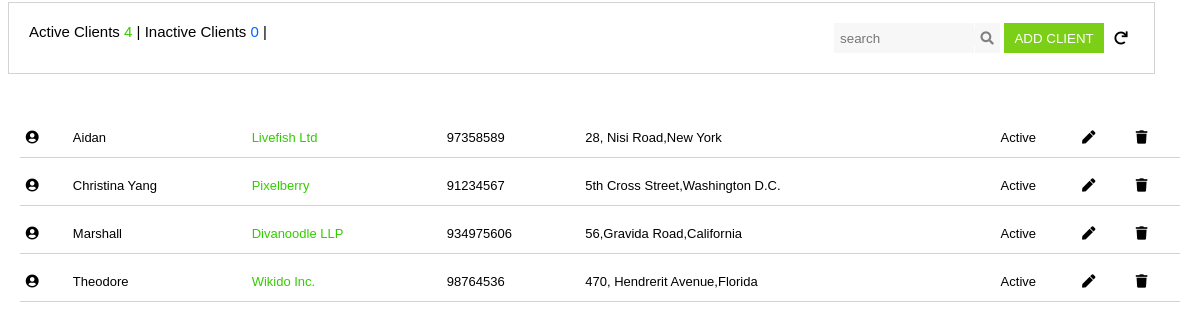
Page /clientshow.php on the committed database.
### tables this page shows
CREATE TABLE `client_information` (
  `client_name` varchar(50) NOT NULL,
  `org_name` varchar(50) NOT NULL,
  `telephone` varchar(11) NOT NULL,
  `address` varchar(200) NOT NULL,
  `status` varchar(30) NOT NULL
);

### clientshow.php (the view, shortened to what this page needs)
<!DOCTYPE html>
<html>
<head>
<link rel="stylesheet" href="https://use.fontawesome.com/releases/v5.7.0/css/all.css">
<link rel="stylesheet" type="text/css" href="basic.css">
</head>
<body>
<div id="header">
<div id="actinact">
<?php
$conn = new mysqli("localhost","root","","timesheet");
$sql = "SELECT COUNT(client_name) AS count FROM client_information WHERE status='Active'";
$result = $conn->query($sql);
if ($result->num_rows > 0) {
    while($row = $result->fetch_assoc()) {
         $active=$row["count"];
      }
    echo " Active Clients <span style='color: #33cc00;'> $active </span> |";
} else {
    echo "0 results";
}
$sql = "SELECT COUNT(client_name) AS count FROM client_information WHERE status='Inactive'";
$result = $conn->query($sql);
if ($result->num_rows > 0) {
    while($row = $result->fetch_assoc()) {
         $inactive=$row["count"];
      }
    echo "  Inactive Clients <span style='color: #0066ff;'> $inactive </span> |";
} else {
    echo "0 results";
}
?>
</div>
<div id="addsear">
<form action="<?php echo $_SERVER["PHP_SELF"];?>" method="POST" style="display: inline;">
  <div bgcolor="#f7f7f7" style="display:inline;  height:30px;background-color:#f7f7f7;"><input type="search" name="search" style="width:140px;background-color:#f7f7f7;  height:30px; border:none; outline :none" placeholder=" search">
  <button type="submit" style="background-color:#f7f7f7;height:30px;margin-left:-4px; color: grey;"><i class="fas fa-search"></i></button></div>
</form>
<button id="myBtn">ADD CLIENT</button>
<button type="button" onclick="refresh()"><i class="fas fa-redo"></i></button>
</div>
</div>
<br>
<br>
<form action="clienteditphp.php" method="post">
<center>
  <table>
<?php
$conn = new mysqli("localhost","root","","timesheet");
$search=NULL;
if (isset($search)) {
  $sql = "SELECT * FROM client_information WHERE client_name='$search'||status='$search'||org_name='$search'||telephone='$search'||address='$search'";
}
else{
$sql = "SELECT * FROM client_information";
}
$result = $conn->query($sql);
$i=1;
if ($result->num_rows > 0) {
    while($row = $result->fetch_assoc()) {
        echo "<tr><td><button><i class=\"fas fa-user-circle\"></i></button></td><td class=\"".$i."\">".$row["client_name"]."</td><td class=\"".$i."\" id=\"org\">".$row["org_name"]."</td><td class=\"".$i."\">".$row["telephone"]."</td><td class=\"".$i."\">".$row["address"]."</td><td class=\"".$i."\">".$row["status"]."</td><td class=\"".$i."\" >"."<button type=\"button\" class=\"".$i."\" onClick=\"edit_click(this.className)\"><i class=\"fas fa-pen\"></i></button>"."</td> <td class=\"".$i."\">"."<button type=\"button\" class=\"".$i."\" onClick=\"delete_click(this.className)\"><i class=\"fas fa-trash\"></i></button>"."</td></tr>";
       $i++;
    }
     echo "</table>";
} else {
    echo "0 results";
}
?>
</center>
</form>
</body>
</html>

### basic.css (style rules this page uses)
body { font-family: Arial, Helvetica, sans-serif; color:black; }
table { font-size: 13px; border: none; width :98%; border-collapse: collapse; border-collapse:separate; border-spacing:0 7px; }
tr { background-color: #ffffff; margin: 10px; border: 1px solid lightgrey; }
td { border: none; text-align: left; border-collapse: collapse; border-bottom: 1px solid lightgrey; height: 40px; padding: 0px; }
#org { color:#33cc00; }
#header { border: 1px solid lightgrey; padding: 10px; font-size: 15px; background-color: #ffffff; width :95%; align-self: center; height :50px; margin-left: 200px: margin-right:20px; margin-top: -6px; }
#myBtn { color : #ffffff; background-color:#7CCF17; height: 30px; width:100px; padding: 5px; }
#addsear { padding: 10px; float: right; }
#actinact { padding: 10px; float: left; }
button { background-color: #ffffff; border:none; outline: none; }

### clientshow.php (style rules this page uses)
input,textarea,select { width: 500px; height: 25px }

### rows in the picture
client_information: client_name "Aidan", org_name "Livefish Ltd", telephone "97358589", address "28, Nisi Road,New York", status "Active"
client_information: client_name "Christina Yang", org_name "Pixelberry", telephone "91234567", address "5th Cross Street,Washington D.C.", status "Active"
client_information: client_name "Marshall", org_name "Divanoodle LLP", telephone "934975606", address "56,Gravida Road,California", status "Active"
client_information: client_name "Theodore", org_name "Wikido Inc.", telephone "98764536", address "470, Hendrerit Avenue,Florida", status "Active"

### other values in the picture
$active "4"
$inactive "0"
